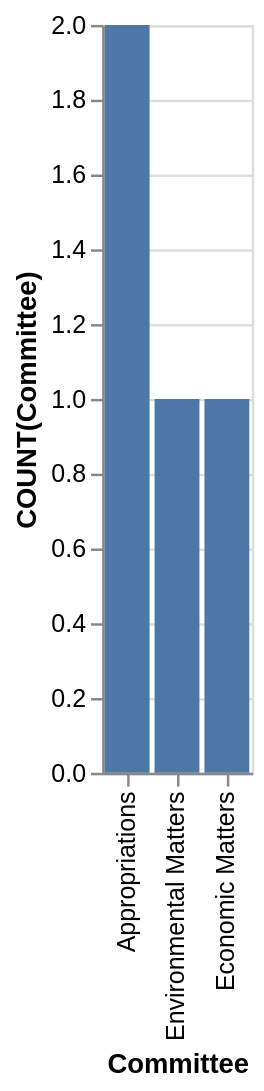

Source (Vega-Lite JSON):
### Vega-Lite specification from a JSON file in a GitHub repository (floating-point values rounded to 4 significant figures)
{"data": {"values": [{"x_data": "Appropriations", "y_data": 2}, {"x_data": "Environmental Matters", "y_data": 1}, {"x_data": "Economic Matters", "y_data": 1}]}, "mark": "bar", "encoding": {"x": {"field": "x_data", "type": "nominal", "title": "Committee", "sort": {"op": "sum", "field": "y_data", "order": "descending"}}, "y": {"field": "y_data", "type": "quantitative", "title": "COUNT(Committee)"}}}
